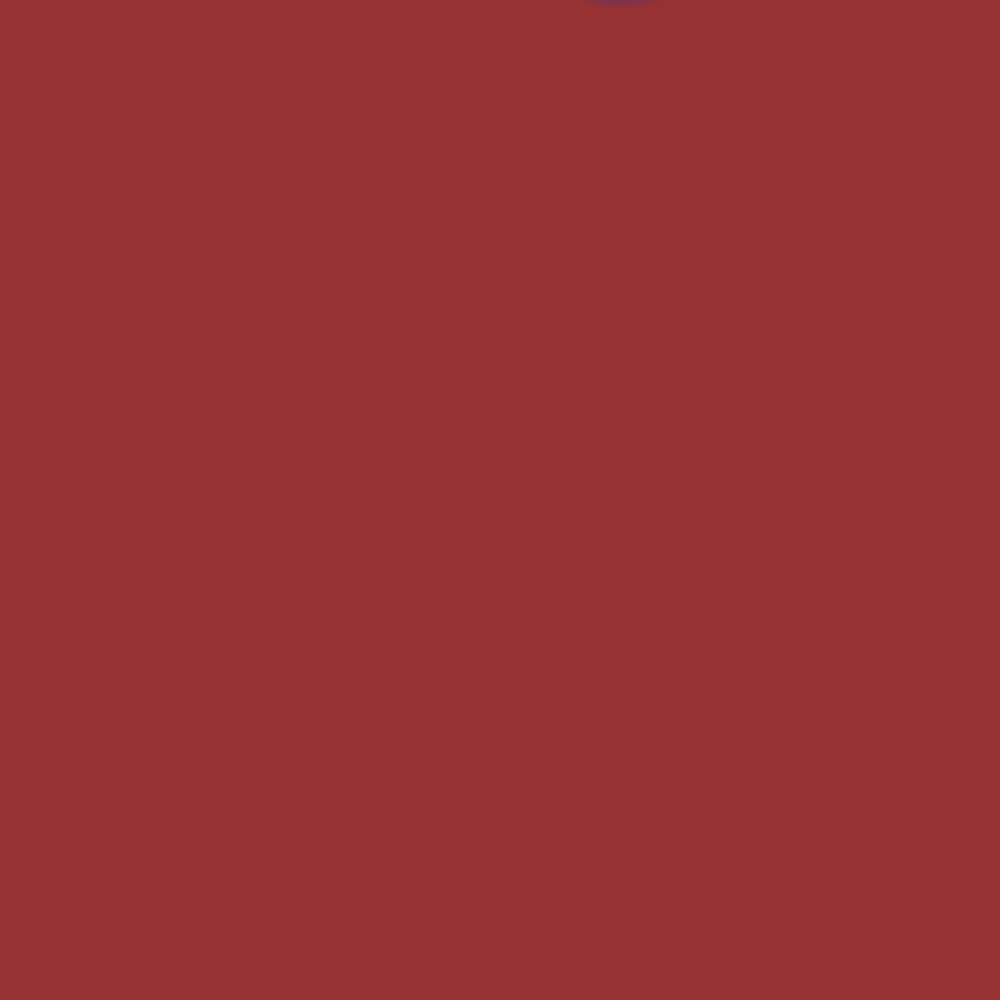
Frame 1 (no input)
Frame 60 (the mouse pressed at the canvas centre just before this capture): identical to frame 1, image omitted
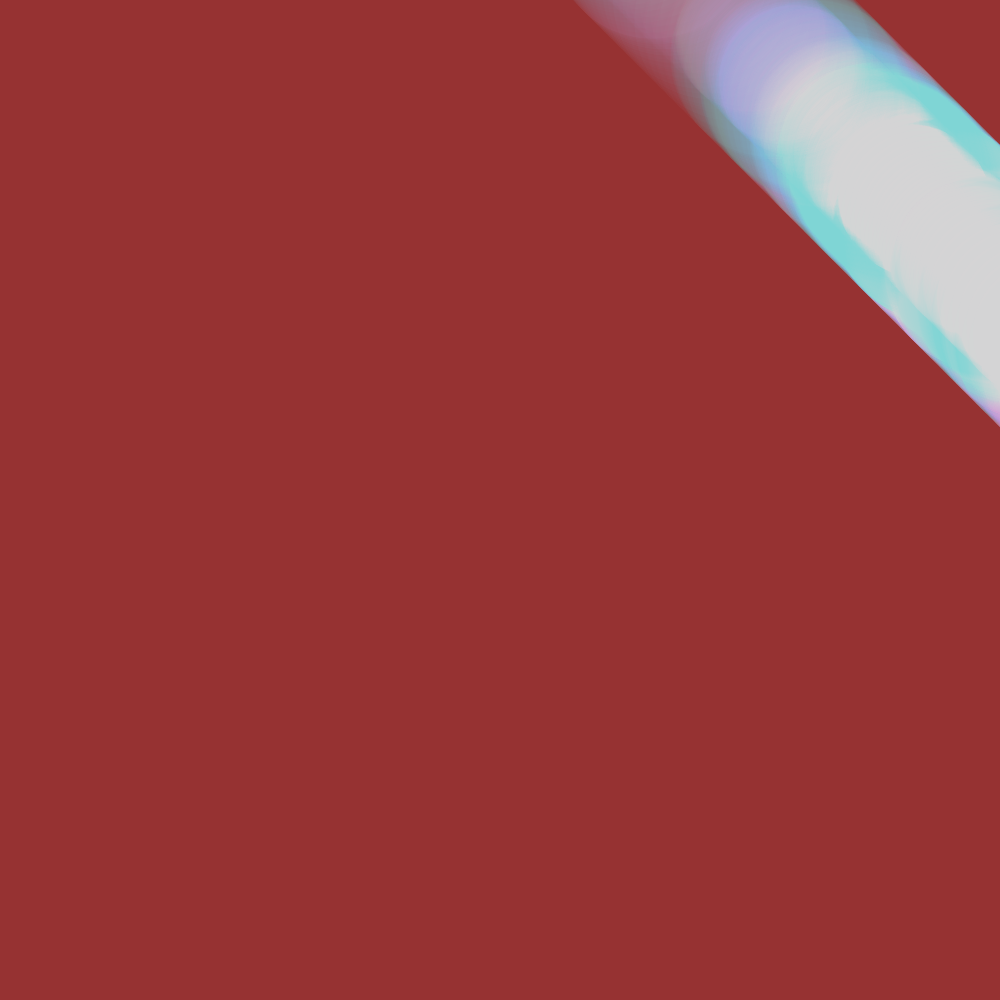
Frame 120 (the mouse held since frame 60 and released just before this capture)

The Processing sketch that drew these frames (run headless with seeded random() and noise(); from frame 60 on, the mouse is pressed at the canvas centre):

// Processing sketch: processing_146221
// ── processing_146221.pde

PVector v1, v2, w1, w2;

void setup() {
  size(1000, 1000);
  background(0);
  v1 = new PVector(random(width), random(height));
  v2 = new PVector(random(width), random(height));
  w1 = new PVector(random(width), random(height));
  w2 = new PVector(random(width), random(height));
}



void draw() {
  background(150,50,50);
  float n = 1000;
float mess;

 mess = mouseY*2+200;
     n = mouseX+100;

  for (int i=0; i<n;i++) {
    PVector a = PVector.lerp(v2, v2, i*(50/n)); 
    PVector b = PVector.lerp(w2, w2, i*(50/n));
    
    a.x = a.x + noise(0.007*i-mouseX)*mess;
    a.y = a.y + noise(0.007*i-mouseY)*mess;
    b.x = b.x + noise(0.007*i-mouseX)*mess;
    b.y = b.y + noise(0.007*i-mouseY)*mess;
    stroke(map(i, 0, n, 0, 255),10);
    noStroke();
    fill(mouseY*0.5-200,mouseX*0.2+150,(mouseX+a.y)*0.5+150,3);
    ellipse(a.x-500,a.y-500, 200,200);
    fill(mouseY*0.5+40,mouseY*0.2+50,(mouseX+a.y)*0.5+150,3);
    ellipse(a.x-450,a.y-450, 200,200);
    fill(mouseX*0.5+40,mouseX*0.2+50,(mouseX+a.y)*0.5+150,3);
    ellipse(a.x-520,a.y-520, 150,150);
  }
}

void keyPressed() {
  if (key == ' ') {
    setup();
  }
}
